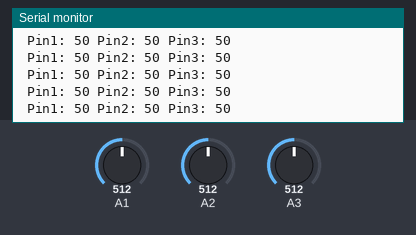
Bench run of a sketch on a simulated Arduino Uno, built with avr-gcc and run on an emulated ATmega328P. Parts: the last lines printed to the serial monitor. Inputs (shaded band) come from the test bench; at power-on: A3 = 512, A1 = 512, A2 = 512.

Above: at 4.2 s.
4.3 s: A3 set to 112
At 4.36 s:
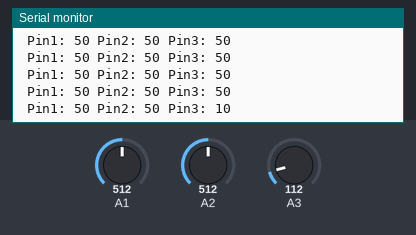
7.3 s: A3 set to 94
At 7.39 s:
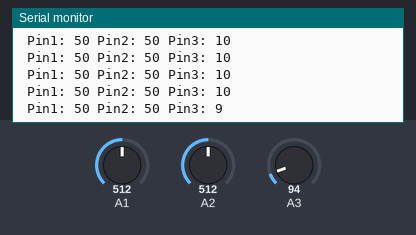
Timing chart, 0 to 10.3 s (numbered marks = the images above; inputs shaded):
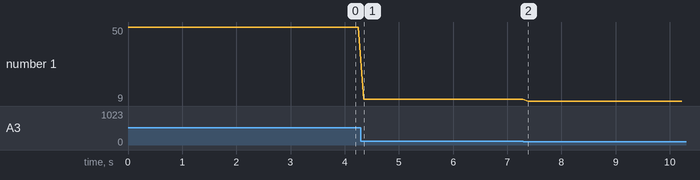

The sketch:

ex07_02_08.ino
```cpp
// 센서 3개(1∼3번핀) 값의 백분율 출력 (유형4)

void setup() {
  Serial.begin(9600);
  for (int i = 1; i <= 3; i++) {
    pinMode(i, INPUT);
  }
}

void loop() {
  for (int i = 1; i <= 3; i++) {
    int value = sensorPercent(i);
    Serial.print(" Pin");
    Serial.print(i);
    Serial.print(": ");
    Serial.print(value);
  }
  Serial.println();
  delay(100);
}

int sensorPercent(int pin) {
  int val = analogRead(pin);
  int percent = map(val, 0, 1023, 0, 100);
  return percent;
}
```

Measured:
- after the input at 4.3 s, the serial monitor: prints a new line after 0.05 s (image 1)
- after the input at 7.3 s, the serial monitor: prints a new line after 0.09 s (image 2)
- plotted number 1: 50 → 10 after the input at 4.3 s, 10 → 9 after the input at 7.3 s
